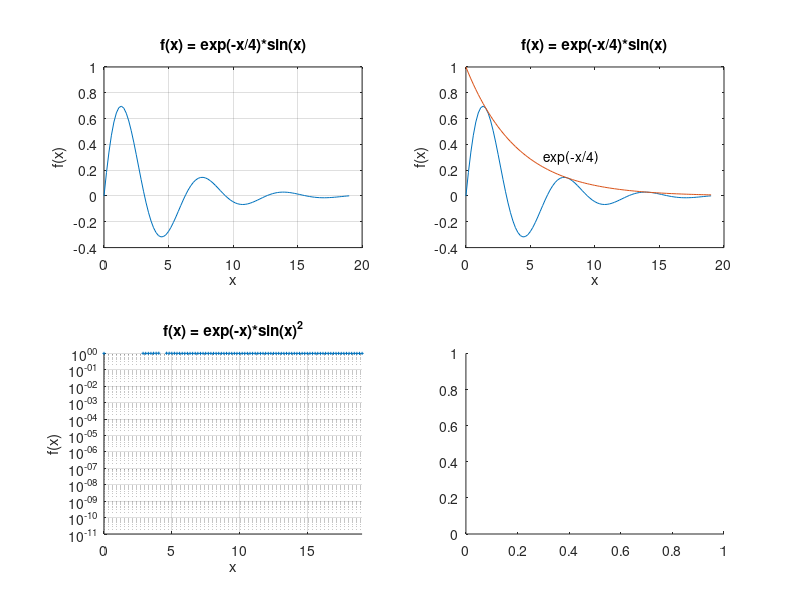

MATLAB code to generate this figure: (Note: this script raises an error after producing the figure.)
%Homework 1
%Developed by Hunter Schofield - 214193627

clc; %clear console window

%plot the top left graph
subplot(2,2,1); %prepare the first subplot
x = linspace(0, 19); %only to 19 because the image in the text only goes to x = 19
F = exp(-x/4).*sin(x); %define the funtion F
plot(x, F); %plot F w.r.t x
axis([0 20 -0.4 1]); %set the axis for the graph

%set the axis labels and tick markers
xlabel('x');
ylabel('f(x)');
xticks(0:5:20);
yticks(-0.4:0.2:1);

grid on; % turn on gridlines
title('f(x) = exp(-x/4)*sin(x)'); %Display a title

%plot the top right graph
subplot(2,2,2);
G = exp(-x/4); 
plot(x, F);
hold on;
plot(x, G);
text(6, 0.3, 'exp(-x/4)'); % add text to the second function
axis([0 20 -0.4 1]);
xlabel('x');
ylabel('f(x)');
xticks(0:5:20);
yticks(-0.4:0.2:1);
title('f(x) = exp(-x/4)*sin(x)');

%plot the bottom left graph
subplot(2,2,3);
H = exp(-x).*(sin(x).^2); 
scatter(x, H, 5, '+'); %plot a scatter plot
xlim([0 19]);
xlabel('x');
ylabel('f(x)');
set(gca, 'YScale', 'log');
grid on;
title('f(x) = exp(-x)*sin(x)^{2}');

%plot the bottom right graph
subplot(2,2,4);
x = linspace(0, 2*pi);
I = 0.5 + 0.5*sin(6*(x - pi/12));
polarplot(x, I); %plot the function in polar coordinates
rticks(0:0.5:1)
grid on;